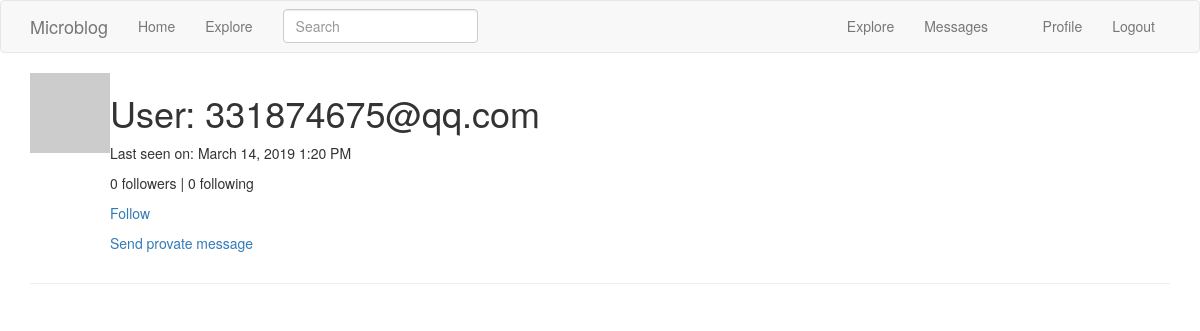
Page /user/331874675@qq.com (signed in) on the earlier database version.
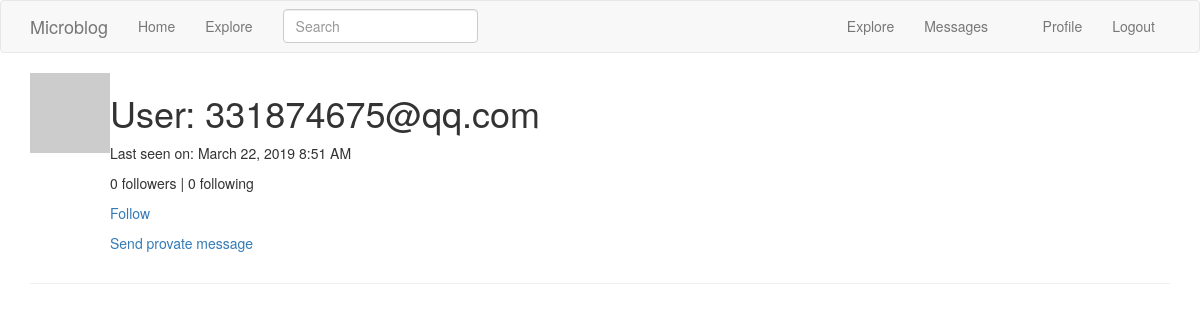
Same page on the later database version.
### app/models.py (models this page shows, shortened)
class PaginatedAPIMixin(object):
    @staticmethod
    def to_collection_dict(query, page, per_page, endpoint, **kwargs):
        resources = query.paginate(page, per_page, False)
        data = {
            'items': [item.to_dict() for item in resources.items],
            '_meta': {
                'page': page,
                'per_page': per_page,
                'total_pages': resources.pages,
                'total_items': resources.total
            },
            '_links': {
                'self': url_for(endpoint, page=page, per_page=per_page,
                                **kwargs),
                'next': url_for(endpoint, page=page + 1, per_page=per_page,
                                **kwargs) if resources.has_next else None,
                'prev': url_for(endpoint, page=page - 1, per_page=per_page,
                                **kwargs) if resources.has_prev else None
            }
        }
        return data

class User(PaginatedAPIMixin, UserMixin, db.Model):
    id = db.Column(db.Integer, primary_key=True)
    username = db.Column(db.String(64), index=True, unique=True)
    email = db.Column(db.String(120), index=True, unique=True)
    password_hash = db.Column(db.String(128))
    about_me = db.Column(db.String(140))
    last_seen = db.Column(db.DateTime, default=datetime.utcnow)
    token = db.Column(db.String(32), index=True, unique=True)
    token_expiration = db.Column(db.DateTime)
    posts = db.relationship('Post', backref='author', lazy='dynamic')
    followed = db.relationship(
        'User', secondary=followers,
        primaryjoin=(followers.c.follower_id == id),
        secondaryjoin=(followers.c.followed_id == id),
        backref=db.backref('followers', lazy='dynamic'), lazy='dynamic')
    messages_sent = db.relationship('Message',
                                    foreign_keys='Message.sender_id',
                                    backref='author', lazy='dynamic')
    messages_received = db.relationship('Message',
                                        foreign_keys='Message.recipient_id',
                                        backref='recipient', lazy='dynamic')
    notifications = db.relationship('Notification', backref='user',
                                    lazy='dynamic')
    tasks = db.relationship('Task', backref='user', lazy='dynamic')
    last_message_read_time = db.Column(db.DateTime)
    def avatar(self, size):
        digest = md5(self.email.lower().encode('utf-8')).hexdigest()
        return 'https://www.gravatar.com/avatar/{}?d=identicon&s={}'.format(digest, size)
    def is_following(self, user):
        return self.followed.filter(followers.c.followed_id == user.id).count() > 0
    def new_messages(self):
        last_read_time = self.last_message_read_time or datetime(1900, 1, 1)
        return Message.query.filter_by(recipient=self).filter(Message.timestamp > last_read_time).count()
    def get_tasks_in_progress(self):
        return Task.query.filter_by(user=self, complete=False).all()

### app/main/routes.py (the view)
@bp.route('/user/<username>')
@login_required
def user(username):
    user = User.query.filter_by(username=username).first_or_404()
    page = request.args.get('page', 1, type=int)
    posts = user.posts.order_by(Post.timestamp.desc()).paginate(
        page, current_app.config['POSTS_PER_PAGE'], False)
    next_url = url_for('main.user', username=user.username,
                       page=posts.next_num) if posts.has_next else None
    prev_url = url_for('main.user', username=user.username,
                       page=posts.prev_num) if posts.has_prev else None
    return render_template('user.html', user=user, posts=posts.items,
                           next_url=next_url, prev_url=prev_url)

### app/main/forms.py
class SearchForm(FlaskForm):
    q = StringField('Search', validators=[DataRequired()])
    def __init__(self, *args, **kwargs):
        if 'formdata' not in kwargs:
            kwargs['formdata'] = request.args
        if 'csrf_enabled' not in kwargs:
            kwargs['csrf_enabled'] = False
        super(SearchForm, self).__init__(*args, **kwargs)

### app/main/routes.py (called while the page is built)
@bp.before_app_request
def before_request():
    if current_user.is_authenticated:
        current_user.last_seen = datetime.utcnow()
        db.session.commit()
        g.search_form = SearchForm()
    g.locale = str(get_locale())

### app/models.py (called while the page is built)
@login.user_loader
def load_user(id):
    return User.query.get(int(id))

    @classmethod
    def before_commit(cls, session):
        session._changes = {
            'add': list(session.new),
            'update': list(session.dirty),
            'delete': list(session.deleted)
        }

    @classmethod
    def after_commit(cls, session):
        for obj in session._changes['add']:
            if isinstance(obj, SearchableMixin):
                add_to_index(obj.__tablename__, obj)
        for obj in session._changes['update']:
            if isinstance(obj, SearchableMixin):
                add_to_index(obj.__tablename__, obj)
        for obj in session._changes['delete']:
            if isinstance(obj, SearchableMixin):
                remove_from_index(obj.__tablename__, obj)
        session._changes = None

### app/templates/user.html (shortened to what this page needs)
{% extends "base.html" %}
{% block app_content %}
    <table>
        <tr valign="top">
            <td><img src="{{ user.avatar(128) }}"></td>
            <td>
                <h1>User: {{ user.username }}</h1>
                {% if user.last_seen %}
                <p>Last seen on: {{ moment(user.last_seen).format('LLL') }}</p>
                {% endif %}
                <p>{{ user.followers.count() }} followers | {{ user.followed.count() }} following</p>
                {% if user == current_user %}
                <a href="{{ url_for('main.edit_profile') }}">Edit your profile</a>
                {% if not current_user.get_task_in_progress('export_posts') %}
                    <p>
                        <a href="{{ url_for('main.export_posts') }}">
                            {{ 'Export your posts' }}
                        </a>
                    </p>
                {% endif %}
                {% elif not current_user.is_following(user) %}
                <p><a href="{{ url_for('main.follow', username=user.username) }}">Follow</a></p>
                {% else %}
                <p><a href="{{ url_for('main.unfollow', username=user.username) }}">Unfollow</a></p>
                {% endif %}
                {% if user != current_user %}
                <p>
                    <a href="{{ url_for('main.send_message',
                                         recipient=user.username) }}">
                      Send provate message
                    </a>
                </p>
                {% endif %}
            </td>
        </tr>
    </table>
    <hr>
{% endblock %}

### app/templates/base.html (shortened to what this page needs)
{% extends 'bootstrap/base.html' %}
{% block navbar %}
    <nav class="navbar navbar-default">
        <div class="container">
            <div class="navbar-header">
                <a class="navbar-brand" href="{{ url_for('main.index') }}">Microblog</a>
            </div>
            <div class="collapse navbar-collapse" id="bs-example-navbar-collapse-1">
                <ul class="nav navbar-nav">
                    <li><a href="{{ url_for('main.index') }}">Home</a></li>
                    <li><a href="{{ url_for('main.explore') }}">Explore</a></li>
                </ul>
                <ul class="nav navbar-nav navbar-right">
                    {% if current_user.is_anonymous %}
                    <li><a href="{{ url_for('auth.login') }}">Login</a></li>
                    {% else %}
                    <li><a href="{{ url_for('main.explore') }}">Explore</a></li>
                    <li>
                        <a href="{{ url_for('main.messages') }}">
                            Messages
                            {% set new_messages = current_user.new_messages() %}
                        </a>
                    </li>
                    <li><a href="{{ url_for('main.user', username=current_user.username) }}">Profile</a></li>
                    <li><a href="{{ url_for('auth.logout') }}">Logout</a></li>
                    {% endif %}
                </ul>
                {% if g.search_form %}
                <form class="navbar-form navbar-left" method="get"
                        action="{{ url_for('main.search') }}">
                    <div class="form-group">
                        {{ g.search_form.q(size=20, class='form-control',
                            placeholder=g.search_form.q.label.text) }}
                    </div>
                </form>
                {% endif %}
            </div>
        </div>
    </nav>
{% endblock %}
{% block content %}
    <div class="container">
        {% block app_content %}{% endblock %}
    </div>
{% endblock %}

Differences in the rows shown:
changed User "331874675@qq.com": last_seen "March 14, 2019 1:20 PM" → "March 22, 2019 8:51 AM"
